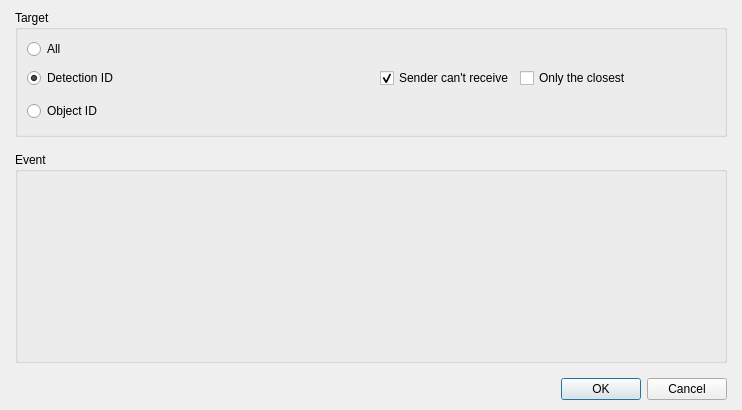
<?xml version="1.0" encoding="UTF-8"?>
<ui version="4.0">
 <class>DialogCommandSendEvent</class>
 <widget class="QDialog" name="DialogCommandSendEvent">
  <property name="geometry">
   <rect>
    <x>0</x>
    <y>0</y>
    <width>742</width>
    <height>410</height>
   </rect>
  </property>
  <property name="windowTitle">
   <string>Send event...</string>
  </property>
  <layout class="QGridLayout" name="gridLayout_4">
   <property name="leftMargin">
    <number>15</number>
   </property>
   <property name="topMargin">
    <number>10</number>
   </property>
   <property name="rightMargin">
    <number>15</number>
   </property>
   <property name="bottomMargin">
    <number>10</number>
   </property>
   <item row="0" column="0">
    <layout class="QVBoxLayout" name="verticalLayout" stretch="0,1,0">
     <property name="spacing">
      <number>15</number>
     </property>
     <item>
      <widget class="QGroupBox" name="groupBoxTarget">
       <property name="minimumSize">
        <size>
         <width>0</width>
         <height>0</height>
        </size>
       </property>
       <property name="title">
        <string>Target</string>
       </property>
       <layout class="QGridLayout" name="gridLayout_2">
        <item row="0" column="0">
         <layout class="QGridLayout" name="gridLayout">
          <item row="0" column="0">
           <widget class="QRadioButton" name="radioButtonAll">
            <property name="enabled">
             <bool>true</bool>
            </property>
            <property name="text">
             <string>All</string>
            </property>
            <property name="checked">
             <bool>false</bool>
            </property>
           </widget>
          </item>
          <item row="0" column="1">
           <spacer name="horizontalSpacer">
            <property name="orientation">
             <enum>Qt::Horizontal</enum>
            </property>
            <property name="sizeHint" stdset="0">
             <size>
              <width>578</width>
              <height>20</height>
             </size>
            </property>
           </spacer>
          </item>
          <item row="1" column="0">
           <widget class="QRadioButton" name="radioButtonDetection">
            <property name="text">
             <string>Detection ID</string>
            </property>
            <property name="checked">
             <bool>true</bool>
            </property>
           </widget>
          </item>
          <item row="1" column="1">
           <layout class="QHBoxLayout" name="horizontalLayout" stretch="0,0,0,1">
            <item>
             <widget class="PanelPrimitiveValue" name="panelPrimitiveDetectionID" native="true">
              <property name="minimumSize">
               <size>
                <width>250</width>
                <height>27</height>
               </size>
              </property>
              <property name="maximumSize">
               <size>
                <width>250</width>
                <height>27</height>
               </size>
              </property>
             </widget>
            </item>
            <item>
             <widget class="QCheckBox" name="checkBoxSenderNoReceive">
              <property name="text">
               <string>Sender can't receive</string>
              </property>
              <property name="checked">
               <bool>true</bool>
              </property>
             </widget>
            </item>
            <item>
             <widget class="QCheckBox" name="checkBoxOnlyTheClosest">
              <property name="text">
               <string>Only the closest</string>
              </property>
             </widget>
            </item>
            <item>
             <spacer name="horizontalSpacer_3">
              <property name="orientation">
               <enum>Qt::Horizontal</enum>
              </property>
              <property name="sizeHint" stdset="0">
               <size>
                <width>17</width>
                <height>20</height>
               </size>
              </property>
             </spacer>
            </item>
           </layout>
          </item>
          <item row="2" column="0">
           <widget class="QRadioButton" name="radioButtonObject">
            <property name="enabled">
             <bool>true</bool>
            </property>
            <property name="text">
             <string>Object ID</string>
            </property>
           </widget>
          </item>
          <item row="2" column="1">
           <layout class="QHBoxLayout" name="horizontalLayout_2" stretch="0,1">
            <item>
             <widget class="PanelPrimitiveValue" name="panelPrimitiveObjectID" native="true">
              <property name="enabled">
               <bool>false</bool>
              </property>
              <property name="minimumSize">
               <size>
                <width>250</width>
                <height>27</height>
               </size>
              </property>
             </widget>
            </item>
            <item>
             <spacer name="horizontalSpacer_2">
              <property name="orientation">
               <enum>Qt::Horizontal</enum>
              </property>
              <property name="sizeHint" stdset="0">
               <size>
                <width>318</width>
                <height>20</height>
               </size>
              </property>
             </spacer>
            </item>
           </layout>
          </item>
         </layout>
        </item>
       </layout>
      </widget>
     </item>
     <item>
      <widget class="QGroupBox" name="groupBoxEvent">
       <property name="title">
        <string>Event</string>
       </property>
       <layout class="QGridLayout" name="gridLayout_3">
        <item row="0" column="0">
         <widget class="PanelObjectEvent" name="widgetObjectEvent" native="true">
          <property name="minimumSize">
           <size>
            <width>0</width>
            <height>150</height>
           </size>
          </property>
         </widget>
        </item>
       </layout>
      </widget>
     </item>
     <item>
      <widget class="QDialogButtonBox" name="buttonBox">
       <property name="orientation">
        <enum>Qt::Horizontal</enum>
       </property>
       <property name="standardButtons">
        <set>QDialogButtonBox::Cancel|QDialogButtonBox::Ok</set>
       </property>
      </widget>
     </item>
    </layout>
   </item>
  </layout>
 </widget>
 <customwidgets>
  <customwidget>
   <class>PanelPrimitiveValue</class>
   <extends>QWidget</extends>
   <header>panelprimitivevalue.h</header>
   <container>1</container>
  </customwidget>
  <customwidget>
   <class>PanelObjectEvent</class>
   <extends>QWidget</extends>
   <header>panelobjectevent.h</header>
   <container>1</container>
  </customwidget>
 </customwidgets>
 <resources/>
 <connections>
  <connection>
   <sender>buttonBox</sender>
   <signal>accepted()</signal>
   <receiver>DialogCommandSendEvent</receiver>
   <slot>accept()</slot>
   <hints>
    <hint type="sourcelabel">
     <x>248</x>
     <y>254</y>
    </hint>
    <hint type="destinationlabel">
     <x>157</x>
     <y>274</y>
    </hint>
   </hints>
  </connection>
  <connection>
   <sender>buttonBox</sender>
   <signal>rejected()</signal>
   <receiver>DialogCommandSendEvent</receiver>
   <slot>reject()</slot>
   <hints>
    <hint type="sourcelabel">
     <x>316</x>
     <y>260</y>
    </hint>
    <hint type="destinationlabel">
     <x>286</x>
     <y>274</y>
    </hint>
   </hints>
  </connection>
 </connections>
</ui>
